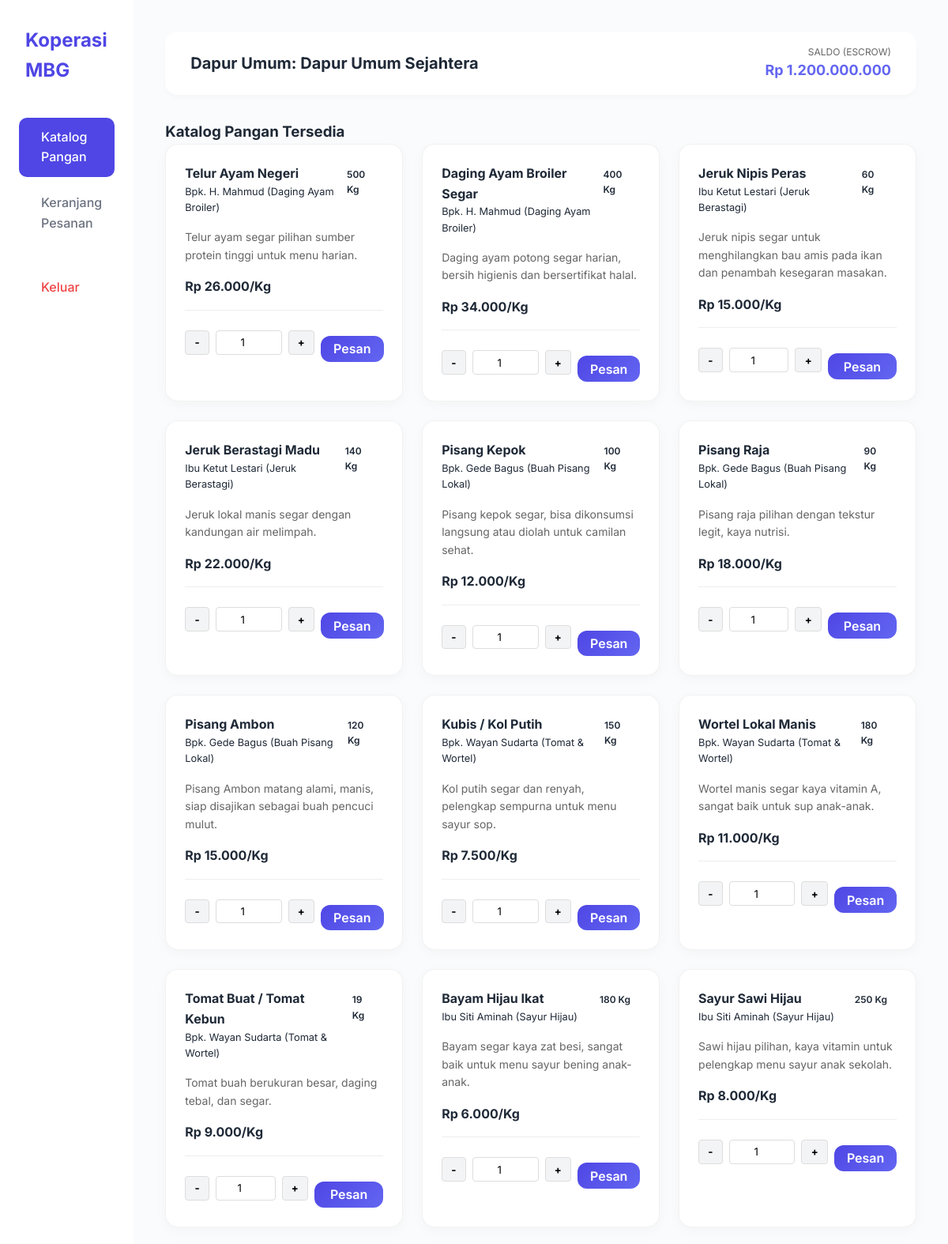
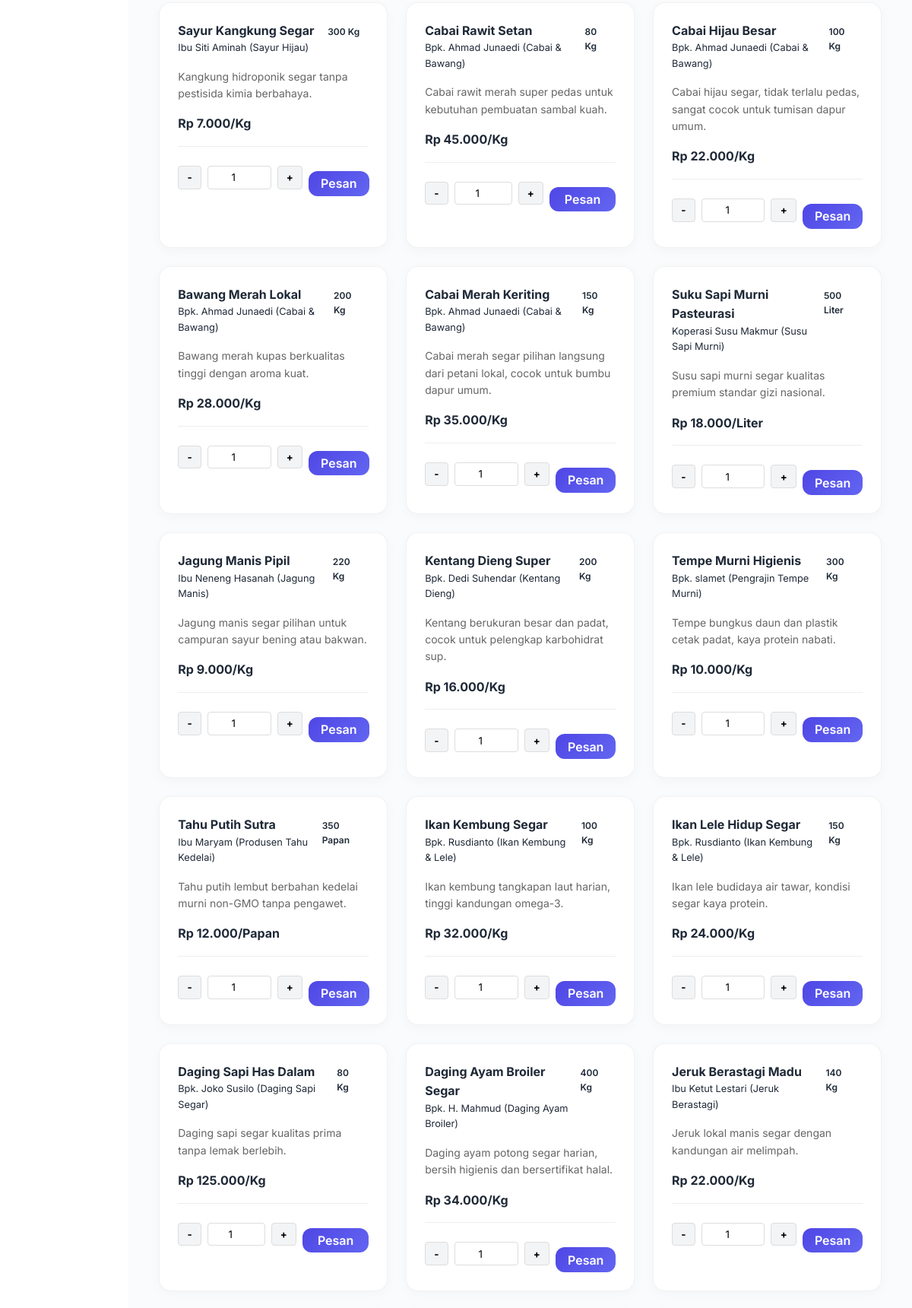
/dashboard_dapur.php (signed in, upper part), run on the app's committed database (2 pictures, top to bottom).
### tables this page shows
CREATE TABLE `dompet` (
  `id_dompet` int(11) NOT NULL,
  `id_user` int(11) NOT NULL,
  `saldo` decimal(12,2) DEFAULT 0.00,
  `status_dompet` enum('Aktif','Ditangguhkan') DEFAULT 'Aktif'
);

CREATE TABLE `katalog_bahan` (
  `id_bahan` int(11) NOT NULL,
  `id_user_petani` int(11) NOT NULL,
  `nama_bahan` varchar(100) NOT NULL,
  `deskripsi` text DEFAULT NULL,
  `harga` decimal(12,2) NOT NULL,
  `stok` int(11) NOT NULL,
  `satuan` varchar(20) NOT NULL,
  `gambar` varchar(255) DEFAULT NULL,
  `created_at` timestamp NOT NULL DEFAULT current_timestamp()
);

CREATE TABLE `users` (
  `id_user` int(11) NOT NULL,
  `username` varchar(50) NOT NULL,
  `password` varchar(255) NOT NULL,
  `role` enum('Petani','Koperasi','Dapur') NOT NULL,
  `nama_lengkap` varchar(100) NOT NULL,
  `created_at` timestamp NOT NULL DEFAULT current_timestamp()
);

### dashboard_dapur.php (the view, shortened to what this page needs)
<?php
require_once 'config/koneksi.php';
$stmt = $db->query("
    SELECT k.*, u.nama_lengkap as nama_petani
    FROM katalog_bahan k
    JOIN users u ON k.id_user_petani = u.id_user
    WHERE k.stok > 0
    ORDER BY k.id_bahan DESC
");
$katalog = $stmt->fetchAll();
$id_dapur = $_SESSION['user_id'];
$stmt_dompet = $db->prepare("SELECT saldo FROM dompet WHERE id_user = :id");
$stmt_dompet->execute([':id' => $id_dapur]);
$dompet = $stmt_dompet->fetch();
$saldo = $dompet ? $dompet['saldo'] : 0;
?>
<!DOCTYPE html>
<html lang="id">
<head>
    <link rel="stylesheet" href="assets/css/style.css">
</head>
<body>
<div class="dashboard-container">
    <aside class="sidebar">
        <div class="sidebar-logo"><i class="ph ph-cooking-pot"></i> Koperasi MBG</div>
        <ul class="sidebar-menu">
            <li><a href="dashboard_dapur.php" class="active"><i class="ph ph-squares-four"></i> Katalog Pangan</a></li>
            <li><a href="keranjang_pesanan.php"><i class="ph ph-shopping-cart"></i> Keranjang Pesanan</a></li>
            <li><a href="auth/logout.php" style="color: #EF4444; margin-top: 2rem;"><i class="ph ph-sign-out"></i> Keluar</a></li>
        </ul>
    </aside>
    <main class="main-content">
        <header class="top-header">
            <div>
                <h2 style="font-size: 1.25rem;">Dapur Umum: <?= htmlspecialchars($_SESSION['nama_lengkap']) ?></h2>
            </div>
            <div style="text-align: right;">
                <div style="font-size: 0.75rem; color: #666;">SALDO (ESCROW)</div>
                <div style="font-size: 1.125rem; font-weight: 700; color: #6366f1;">Rp <?= number_format($saldo, 0, ',', '.') ?></div>
            </div>
        </header>
        <h3>Katalog Pangan Tersedia</h3>
        <div class="stats-grid" style="grid-template-columns: repeat(auto-fill, minmax(280px, 1fr));">
            <?php foreach($katalog as $item): ?>
            <div class="stat-card">
                <div style="display: flex; justify-content: space-between;">
                    <div>
                        <strong><?= htmlspecialchars($item['nama_bahan']) ?></strong>
                        <div style="font-size: 0.8rem;"><i class="ph ph-farm"></i> <?= htmlspecialchars($item['nama_petani']) ?></div>
                    </div>
                    <span class="badge"><?= $item['stok'] ?> <?= $item['satuan'] ?></span>
                </div>
                <p style="font-size: 0.875rem; color: #666; margin: 1rem 0;"><?= htmlspecialchars($item['deskripsi']) ?></p>
                <div style="font-weight: 700;">Rp <?= number_format($item['harga'], 0, ',', '.') ?>/<?= $item['satuan'] ?></div>
                <form action="proses_pesan.php" method="POST" class="pesan-form">
                    <button type="button" class="qty-btn" onclick="changeQty(this, -1)">-</button>
                    <input type="number" name="jumlah_beli" value="1" min="1" max="<?= $item['stok'] ?>" class="input-jumlah">
                    <button type="button" class="qty-btn" onclick="changeQty(this, 1)">+</button>
                    <button type="submit" class="btn-primary" style="padding: 0.4rem 1rem;">Pesan</button>
                </form>
            </div>
            <?php endforeach; ?>
        </div>
    </main>
</div>
</body>
</html>

### assets/css/style.css (style rules this page uses)
:root { --primary: #4F46E5; --primary-hover: #4338CA; --secondary: #10B981; --bg-color: #F3F4F6; --text-main: #1F2937; --text-muted: #6B7280; --card-bg: rgba(255, 255, 255, 0.85); --border-color: rgba(255, 255, 255, 0.3); }
* { margin: 0; padding: 0; box-sizing: border-box; font-family: 'Inter', sans-serif; }
body { background-color: var(--bg-color); color: var(--text-main); line-height: 1.6; min-height: 100vh; }
.btn-primary { width: 100%; padding: 0.875rem; border: none; border-radius: 12px; background: linear-gradient(135deg, var(--primary), #6366f1); color: white; font-size: 1rem; font-weight: 600; cursor: pointer; transition: transform 0.2s ease, box-shadow 0.2s ease; margin-top: 1rem; }
.dashboard-container { display: flex; min-height: 100vh; }
.sidebar { width: 260px; background: white; box-shadow: 2px 0 10px rgba(0,0,0,0.05); padding: 2rem 1.5rem; display: flex; flex-direction: column; }
.sidebar-logo { font-size: 1.5rem; font-weight: 700; color: var(--primary); margin-bottom: 2.5rem; display: flex; align-items: center; gap: 0.5rem; }
.sidebar-menu { list-style: none; flex-grow: 1; }
.sidebar-menu li { margin-bottom: 0.5rem; }
.sidebar-menu a { display: flex; align-items: center; padding: 0.75rem 1rem; color: var(--text-muted); text-decoration: none; border-radius: 10px; font-weight: 500; transition: all 0.2s ease; gap: 0.75rem; }
.sidebar-menu a:hover, .sidebar-menu a.active { background: var(--primary); color: white; }
.main-content { flex-grow: 1; padding: 2.5rem; background: #FAFBFC; }
.top-header { display: flex; justify-content: space-between; align-items: center; margin-bottom: 2rem; background: white; padding: 1rem 2rem; border-radius: 16px; box-shadow: 0 4px 6px rgba(0,0,0,0.02); }
.stats-grid { display: grid; grid-template-columns: repeat(auto-fit, minmax(240px, 1fr)); gap: 1.5rem; margin-bottom: 2.5rem; }
.stat-card { background: white; padding: 1.5rem; border-radius: 16px; box-shadow: 0 4px 15px rgba(0,0,0,0.03); border: 1px solid rgba(0,0,0,0.05); }
.badge { padding: 0.25rem 0.75rem; border-radius: 999px; font-size: 0.75rem; font-weight: 600; }

### dashboard_dapur.php (style rules this page uses)
.pesan-form { display: flex; align-items: center; gap: 0.5rem; margin-top: 1rem; border-top: 1px solid #eee; padding-top: 1rem; }
.input-jumlah { width: 90px; padding: 0.4rem; border: 1px solid #ddd; border-radius: 4px; text-align: center; }
.qty-btn { background: #f3f4f6; border: 1px solid #ddd; padding: 0.4rem 0.7rem; cursor: pointer; border-radius: 4px; font-weight: bold; transition: 0.2s; }

### data on the page
dompet: saldo "1.200.000.000"
katalog_bahan: nama_bahan "Telur Ayam Negeri", id_user_petani.nama_lengkap "Bpk. H. Mahmud (Daging Ayam Broiler)", stok "500", satuan "Kg", deskripsi "Telur ayam segar pilihan sumber protein tinggi untuk menu harian.", harga "26.000"
katalog_bahan: nama_bahan "Daging Ayam Broiler Segar", id_user_petani.nama_lengkap "Bpk. H. Mahmud (Daging Ayam Broiler)", stok "400", satuan "Kg", deskripsi "Daging ayam potong segar harian, bersih higienis dan bersertifikat halal.", harga "34.000"
katalog_bahan: nama_bahan "Jeruk Nipis Peras", id_user_petani.nama_lengkap "Ibu Ketut Lestari (Jeruk Berastagi)", stok "60", satuan "Kg", deskripsi "Jeruk nipis segar untuk menghilangkan bau amis pada ikan dan penambah kesegaran masakan.", harga "15.000"
katalog_bahan: nama_bahan "Jeruk Berastagi Madu", id_user_petani.nama_lengkap "Ibu Ketut Lestari (Jeruk Berastagi)", stok "140", satuan "Kg", deskripsi "Jeruk lokal manis segar dengan kandungan air melimpah.", harga "22.000"
katalog_bahan: nama_bahan "Pisang Kepok", id_user_petani.nama_lengkap "Bpk. Gede Bagus (Buah Pisang Lokal)", stok "100", satuan "Kg", deskripsi "Pisang kepok segar, bisa dikonsumsi langsung atau diolah untuk camilan sehat.", harga "12.000"
katalog_bahan: nama_bahan "Pisang Raja", id_user_petani.nama_lengkap "Bpk. Gede Bagus (Buah Pisang Lokal)", stok "90", satuan "Kg", deskripsi "Pisang raja pilihan dengan tekstur legit, kaya nutrisi.", harga "18.000"
katalog_bahan: nama_bahan "Pisang Ambon", id_user_petani.nama_lengkap "Bpk. Gede Bagus (Buah Pisang Lokal)", stok "120", satuan "Kg", deskripsi "Pisang Ambon matang alami, manis, siap disajikan sebagai buah pencuci mulut.", harga "15.000"
katalog_bahan: nama_bahan "Kubis / Kol Putih", id_user_petani.nama_lengkap "Bpk. Wayan Sudarta (Tomat & Wortel)", stok "150", satuan "Kg", deskripsi "Kol putih segar dan renyah, pelengkap sempurna untuk menu sayur sop.", harga "7.500"
katalog_bahan: nama_bahan "Wortel Lokal Manis", id_user_petani.nama_lengkap "Bpk. Wayan Sudarta (Tomat & Wortel)", stok "180", satuan "Kg", deskripsi "Wortel manis segar kaya vitamin A, sangat baik untuk sup anak-anak.", harga "11.000"
katalog_bahan: nama_bahan "Tomat Buat / Tomat Kebun", id_user_petani.nama_lengkap "Bpk. Wayan Sudarta (Tomat & Wortel)", stok "19", satuan "Kg", deskripsi "Tomat buah berukuran besar, daging tebal, dan segar.", harga "9.000"
katalog_bahan: nama_bahan "Bayam Hijau Ikat", id_user_petani.nama_lengkap "Ibu Siti Aminah (Sayur Hijau)", stok "180", satuan "Kg", deskripsi "Bayam segar kaya zat besi, sangat baik untuk menu sayur bening anak-anak.", harga "6.000"
katalog_bahan: nama_bahan "Sayur Sawi Hijau", id_user_petani.nama_lengkap "Ibu Siti Aminah (Sayur Hijau)", stok "250", satuan "Kg", deskripsi "Sawi hijau pilihan, kaya vitamin untuk pelengkap menu sayur anak sekolah.", harga "8.000"
katalog_bahan: nama_bahan "Sayur Kangkung Segar", id_user_petani.nama_lengkap "Ibu Siti Aminah (Sayur Hijau)", stok "300", satuan "Kg", deskripsi "Kangkung hidroponik segar tanpa pestisida kimia berbahaya.", harga "7.000"
katalog_bahan: nama_bahan "Cabai Rawit Setan", id_user_petani.nama_lengkap "Bpk. Ahmad Junaedi (Cabai & Bawang)", stok "80", satuan "Kg", deskripsi "Cabai rawit merah super pedas untuk kebutuhan pembuatan sambal kuah.", harga "45.000"
katalog_bahan: nama_bahan "Cabai Hijau Besar", id_user_petani.nama_lengkap "Bpk. Ahmad Junaedi (Cabai & Bawang)", stok "100", satuan "Kg", deskripsi "Cabai hijau segar, tidak terlalu pedas, sangat cocok untuk tumisan dapur umum.", harga "22.000"
katalog_bahan: nama_bahan "Bawang Merah Lokal", id_user_petani.nama_lengkap "Bpk. Ahmad Junaedi (Cabai & Bawang)", stok "200", satuan "Kg", deskripsi "Bawang merah kupas berkualitas tinggi dengan aroma kuat.", harga "28.000"
katalog_bahan: nama_bahan "Cabai Merah Keriting", id_user_petani.nama_lengkap "Bpk. Ahmad Junaedi (Cabai & Bawang)", stok "150", satuan "Kg", deskripsi "Cabai merah segar pilihan langsung dari petani lokal, cocok untuk bumbu dapur umum.", harga "35.000"
katalog_bahan: nama_bahan "Suku Sapi Murni Pasteurasi", id_user_petani.nama_lengkap "Koperasi Susu Makmur (Susu Sapi Murni)", stok "500", satuan "Liter", deskripsi "Susu sapi murni segar kualitas premium standar gizi nasional.", harga "18.000"
katalog_bahan: nama_bahan "Jagung Manis Pipil", id_user_petani.nama_lengkap "Ibu Neneng Hasanah (Jagung Manis)", stok "220", satuan "Kg", deskripsi "Jagung manis segar pilihan untuk campuran sayur bening atau bakwan.", harga "9.000"
katalog_bahan: nama_bahan "Kentang Dieng Super", id_user_petani.nama_lengkap "Bpk. Dedi Suhendar (Kentang Dieng)", stok "200", satuan "Kg", deskripsi "Kentang berukuran besar dan padat, cocok untuk pelengkap karbohidrat sup.", harga "16.000"
katalog_bahan: nama_bahan "Tempe Murni Higienis", id_user_petani.nama_lengkap "Bpk. slamet (Pengrajin Tempe Murni)", stok "300", satuan "Kg", deskripsi "Tempe bungkus daun dan plastik cetak padat, kaya protein nabati.", harga "10.000"
katalog_bahan: nama_bahan "Tahu Putih Sutra", id_user_petani.nama_lengkap "Ibu Maryam (Produsen Tahu Kedelai)", stok "350", satuan "Papan", deskripsi "Tahu putih lembut berbahan kedelai murni non-GMO tanpa pengawet.", harga "12.000"
katalog_bahan: nama_bahan "Ikan Kembung Segar", id_user_petani.nama_lengkap "Bpk. Rusdianto (Ikan Kembung & Lele)", stok "100", satuan "Kg", deskripsi "Ikan kembung tangkapan laut harian, tinggi kandungan omega-3.", harga "32.000"
katalog_bahan: nama_bahan "Ikan Lele Hidup Segar", id_user_petani.nama_lengkap "Bpk. Rusdianto (Ikan Kembung & Lele)", stok "150", satuan "Kg", deskripsi "Ikan lele budidaya air tawar, kondisi segar kaya protein.", harga "24.000"
katalog_bahan: nama_bahan "Daging Sapi Has Dalam", id_user_petani.nama_lengkap "Bpk. Joko Susilo (Daging Sapi Segar)", stok "80", satuan "Kg", deskripsi "Daging sapi segar kualitas prima tanpa lemak berlebih.", harga "125.000"
katalog_bahan: nama_bahan "Daging Ayam Broiler Segar", id_user_petani.nama_lengkap "Bpk. H. Mahmud (Daging Ayam Broiler)", stok "400", satuan "Kg", deskripsi "Daging ayam potong segar harian, bersih higienis dan bersertifikat halal.", harga "34.000"
katalog_bahan: nama_bahan "Jeruk Berastagi Madu", id_user_petani.nama_lengkap "Ibu Ketut Lestari (Jeruk Berastagi)", stok "140", satuan "Kg", deskripsi "Jeruk lokal manis segar dengan kandungan air melimpah.", harga "22.000"

### other printed values
$_SESSION['nama_lengkap'] "Dapur Umum Sejahtera"
